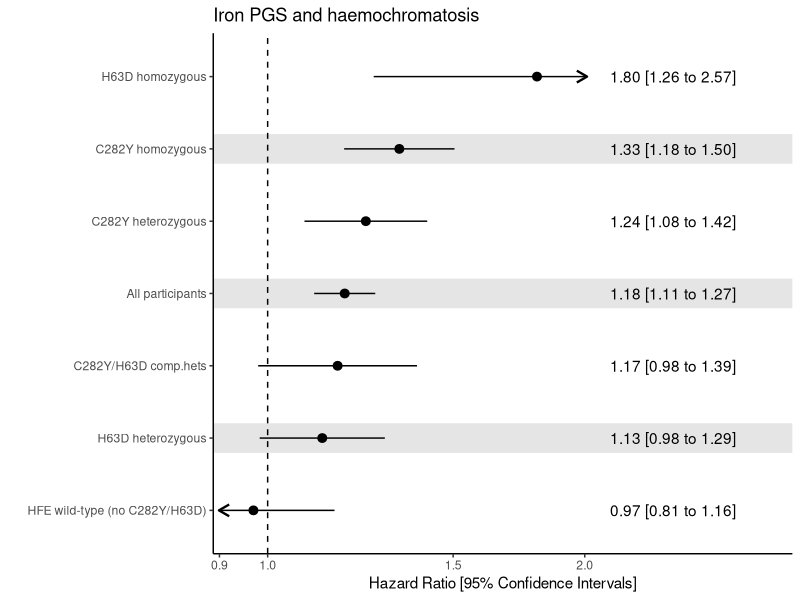
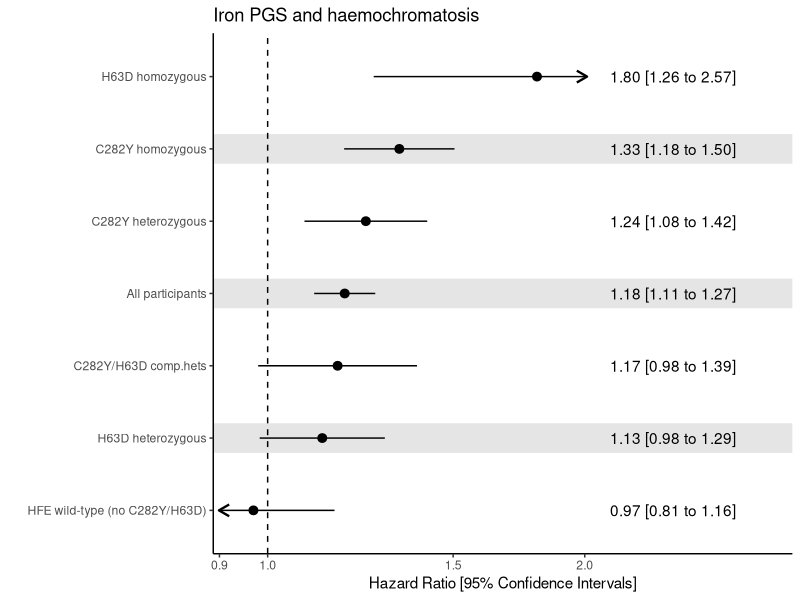

The R source for these figures, in order:

## function to round and extend HR/CIs if too short
round_hr = function(x)
{
  x = as.character(round(x,2))
  if (nchar(x) == 1)  x = paste0(x, ".00")
  if (nchar(x) == 3)  x = paste0(x, "0")
  return(x)
}

## load tidyverse package
library(tidyverse)

## load results file containing associations between iron/ferritin polygenic scores and several outcomes
dat = read_tsv("_data_iron_pgs.txt")

## filter results to just the outcome and explosure you want to plot
##    -- here I subset by 3 things (outcome, exposure, and sex) -- you might not need to do any
## rename columns using "mutate" 
##    -- the "est" column is your central estimate (usually OR or HR)
##    -- the "label" column is whatever your y-axis is (outcome, subgroup, etc)
## subset to just those columns
dat2 = dat %>% 
  filter(outcome=="Haemochromatosis", X=="iron21hunt_nohfe_grs_20", sex=="Males") %>% 
  mutate(label=geno, est=or1, lower=lci1, upper=uci1) %>% 
  select(label, est, lower, upper)

## by default the order of the rows is the original order in the file
## to arrange by estimate (highest to lowest) uncomment this line:
dat2 = dat2 %>% arrange(est)

## make label a "factor" so order is preserved on plot
dat2$label = factor(dat2$label, levels = unique(dat2$label))

## create variable to store background colour info so we can alternate between white and grey
dat2$colour = "white"
dat2$colour[1:(floor(nrow(dat2)/2)*2)] = rep(c("white", "gray90"), floor(nrow(dat2)/2))

## create variable with combined est and cis
dat2$est_combined = ""
for (ii in 1:nrow(dat2))  dat2$est_combined[ii] = paste0(round_hr(dat2$est[ii]), " [", round_hr(dat2$lower[ii]), " to ", round_hr(dat2$upper[ii]), "]")

## define minimum and maximum x-axis values to be shown, and where to put the x-axis labels
x_labels = c(0.9,1,1.5,2)
x_minimum = 0.899
x_maximum = 2.01
x_maximum_plus_estimates = x_maximum + 1.1   ## modify if you can't see the estimates properly

## identify lines where CIs will go beyond axis limits
dat2 = dat2 %>% 
  mutate(lower_limited=lower, upper_limited=upper, lower_arrow=NA, upper_arrow=NA)

dat2$lower_limited[ dat2$lower<x_minimum ] = x_minimum
dat2$upper_limited[ dat2$upper>x_maximum ] = x_maximum
dat2$lower_arrow[ dat2$lower<x_minimum ] = x_minimum
dat2$upper_arrow[ dat2$upper>x_maximum ] = x_maximum

## create an object to "store" the plot information
p = ggplot(data=dat2, aes(x=est, y=label, xmin=lower_limited, xmax=upper_limited)) +
  geom_hline(aes(yintercept = label, colour = colour), size = 10) + 
  scale_colour_identity() +
  geom_pointrange() +
  #geom_vline(xintercept=x_labels, lty=2, colour="grey75") +     ## uncomment to show more vertical reference lines
  geom_vline(xintercept=1, lty=2) + 
  scale_x_continuous(trans='log', 
                     breaks=x_labels,    
                     expand=c(0.01,0)) +
  coord_cartesian(xlim=c(x_minimum, x_maximum_plus_estimates)) + 
  geom_segment(data = dat2, aes(x=lower_arrow, xend=lower_arrow, y=label, yend=label), size = 0.8,
               arrow = arrow(length = unit(0.3, "cm"))) +
  geom_segment(data = dat2, aes(x=upper_arrow, xend=upper_arrow+0.00001, y=label, yend=label), size = 0.8,
               arrow = arrow(length = unit(0.3, "cm"))) +
  labs(title="Iron PGS and haemochromatosis", 
       x='Hazard Ratio [95% Confidence Intervals]',
       y='') +
  theme_classic() +
  geom_text(aes(x=x_maximum, label=est_combined), hjust = 0, nudge_x = 0.05)

## display plot
p

## save 
ggsave('simple_forest_with_axis_limits_and_grid_colours_and_estimates_ggplot2.jpg', p, width=16, height=8, units='cm', dpi=500)













